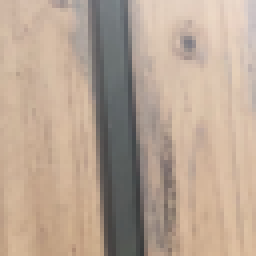
#> input picture clases/Cap03_Seleccion_de_Caracteristicas/balu/Training_0/P0_00012.png, 64 x 64 px (shown 4 times larger); its folder holds only this picture in this run
$ python main.py
#> lines starting #> are read from the running program, lines starting #| are printed output that depends on the picture
### clases/Cap03_Seleccion_de_Caracteristicas/balu/my_utils.py
import os, fnmatch
import numpy as np
import matplotlib.pyplot as plt
import cv2
from PIL import Image
from pybalu.feature_extraction import lbp_features # > pip3 install scipy==1.2
from   sklearn.metrics         import confusion_matrix, accuracy_score
from   seaborn                 import heatmap


def imshow(image):
    pil_image = Image.fromarray(image)
    pil_image.show()


def get_image(path, show=False):
#> called with path = 'Training_0/P0_00012.png', show = False
    img = cv2.imread(path)
#> img is the input picture: shape (64, 64, 3); mean B, G, R 147.5, 164.5, 184.4
    if show:
        imshow(img)
    return img


def extract_features_img(st):
    img      = get_image(st)
    gray     = cv2.cvtColor(img, cv2.COLOR_BGR2GRAY)
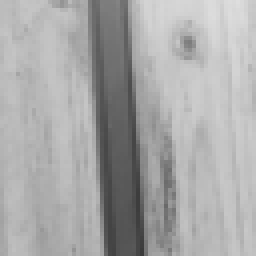
#> gray: shape (64, 64) (shown 4 times larger); min 58, max 222, mean 168.5
#> (the run stopped early here; a loop or call above may not have finished)

$ run again, on clases/Cap03_Seleccion_de_Caracteristicas/balu/Training_0/P0_00034.png
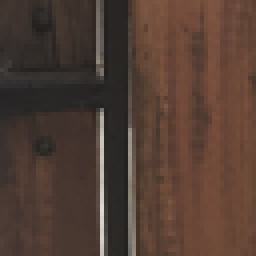
#> input picture clases/Cap03_Seleccion_de_Caracteristicas/balu/Training_0/P0_00034.png, 64 x 64 px (shown 4 times larger)
#> in get_image, img is the input picture: shape (64, 64, 3); mean B, G, R 52.4, 62.1, 82.5
#> in extract_features_img, `gray     = cv2.cvtColor(img, cv2.COLOR_BGR2GRAY)`:
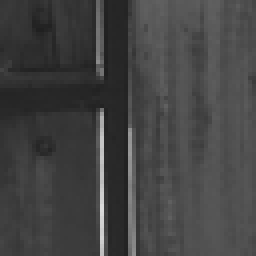
#> gray: shape (64, 64) (shown 4 times larger); min 32, max 218, mean 67.1
